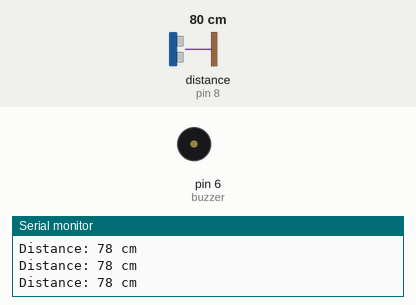
Simulated run of this sketch. Board: Arduino Uno, built with avr-gcc and run on an emulated ATmega328P. On the bench: buzzer (waves = sounding), the last lines printed to the serial monitor. Wiring (inferred from the names in the program): ultrasonic range finder: trigger pin 9; echo pin 8. Inputs (shaded band) come from the test bench; at power-on: distance to the obstacle (sensor on pin 8) 80 cm. The echo pulse lasts 58.3 µs per cm.

Above: at 1.2 s.
1.3 s: distance to the obstacle (sensor on pin 8) set to 250 cm
4.3 s: distance to the obstacle (sensor on pin 8) set to 4 cm
At 4.59 s:
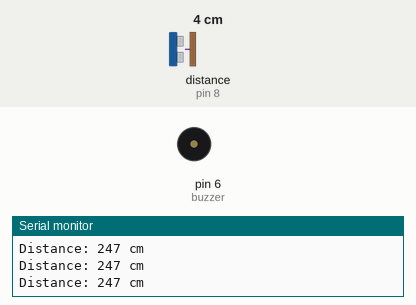
7.3 s: distance to the obstacle (sensor on pin 8) set to 120 cm
At 7.52 s:
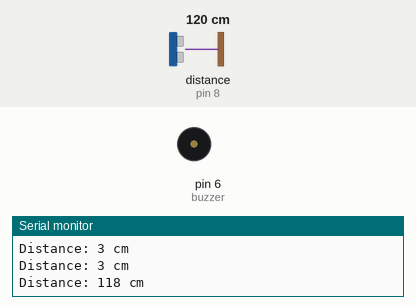
Timing chart, 0 to 16.3 s (numbered marks = the images above; inputs shaded):
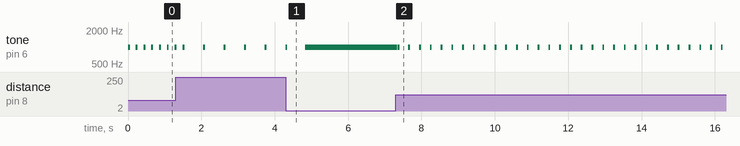

The sketch:

Ultrasonic_With_Buzzer_Google.ino
```cpp
// ---------------------------------------------------------------- //
// Arduino Ultrasoninc Sensor HC-SR04
// Re-writed by Arbi Abdul Jabbaar
// Using Arduino IDE 1.8.7
// Using HC-SR04 Module
// Tested on 17 September 2019
// ---------------------------------------------------------------- //

#define echoPin 8 // attach pin D2 Arduino to pin Echo of HC-SR04
#define trigPin 9 //attach pin D3 Arduino to pin Trig of HC-SR04
const int buzzer = 6;
int BuzzerFreq = 1000;
int timer;


// defines variables
long duration; // variable for the duration of sound wave travel
int distance; // variable for the distance measurement

void setup() {
  pinMode(trigPin, OUTPUT); // Sets the trigPin as an OUTPUT
  pinMode(echoPin, INPUT); // Sets the echoPin as an INPUT
  Serial.begin(9600); // // Serial Communication is starting with 9600 of baudrate speed
  Serial.println("Ultrasonic Sensor HC-SR04 Test"); // print some text in Serial Monitor
  Serial.println("with Arduino UNO R3");
  pinMode(buzzer, OUTPUT);

}
void loop() {
  // Clears the trigPin condition
  digitalWrite(trigPin, LOW);
  delayMicroseconds(2);
  // Sets the trigPin HIGH (ACTIVE) for 10 microseconds
  digitalWrite(trigPin, HIGH);
  delayMicroseconds(10);
  digitalWrite(trigPin, LOW);
  // Reads the echoPin, returns the sound wave travel time in microseconds
  duration = pulseIn(echoPin, HIGH);
  // Calculating the distance
  distance = duration * 0.034 / 2; // Speed of sound wave divided by 2 (go and back)
  // Displays the distance on the Serial Monitor
  if (distance<400)
 {


  Serial.print("Distance: ");
  Serial.print(distance);
  Serial.println(" cm");    //Print distance to serial monitor


  tone(buzzer,1000);    // Play a 1khz tone on the buzer for 50ms
  delay(50);
  noTone(buzzer);

  timer = distance*2;  // The loop delays for a longer period of time the farther away the sensor is from the object. Once the object is very close it will beep very fast.
  delay(timer);
 }

}
```

Measured:
- after the input at 4.3 s, tone on pin 6 (buzzer): goes on until 4.8 s, then stays 1000 Hz
- after the input at 7.3 s, tone on pin 6 (buzzer): 1000 Hz → silent at once, then repeats every 0.29 s: 1000 Hz 0.05 s, silent 0.24 s
- by itself, tone on pin 6 (buzzer): repeats every 0.56 s: 1000 Hz 0.05 s, silent 0.51 s
